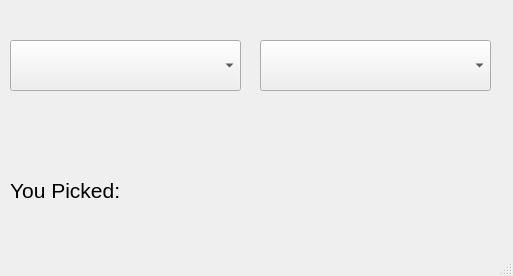
<?xml version="1.0" encoding="UTF-8"?>
<ui version="4.0">
 <class>MainWindow</class>
 <widget class="QMainWindow" name="MainWindow">
  <property name="geometry">
   <rect>
    <x>0</x>
    <y>0</y>
    <width>513</width>
    <height>276</height>
   </rect>
  </property>
  <property name="windowTitle">
   <string>MainWindow</string>
  </property>
  <widget class="QWidget" name="centralwidget">
   <widget class="QComboBox" name="comboBox">
    <property name="geometry">
     <rect>
      <x>10</x>
      <y>40</y>
      <width>231</width>
      <height>51</height>
     </rect>
    </property>
    <property name="font">
     <font>
      <pointsize>16</pointsize>
     </font>
    </property>
   </widget>
   <widget class="QComboBox" name="comboBox_2">
    <property name="geometry">
     <rect>
      <x>260</x>
      <y>40</y>
      <width>231</width>
      <height>51</height>
     </rect>
    </property>
    <property name="font">
     <font>
      <pointsize>16</pointsize>
     </font>
    </property>
   </widget>
   <widget class="QLabel" name="label">
    <property name="geometry">
     <rect>
      <x>10</x>
      <y>170</y>
      <width>481</width>
      <height>41</height>
     </rect>
    </property>
    <property name="font">
     <font>
      <pointsize>16</pointsize>
     </font>
    </property>
    <property name="text">
     <string>You Picked:</string>
    </property>
   </widget>
  </widget>
  <widget class="QMenuBar" name="menubar">
   <property name="geometry">
    <rect>
     <x>0</x>
     <y>0</y>
     <width>513</width>
     <height>21</height>
    </rect>
   </property>
  </widget>
  <widget class="QStatusBar" name="statusbar"/>
 </widget>
 <resources/>
 <connections/>
</ui>
